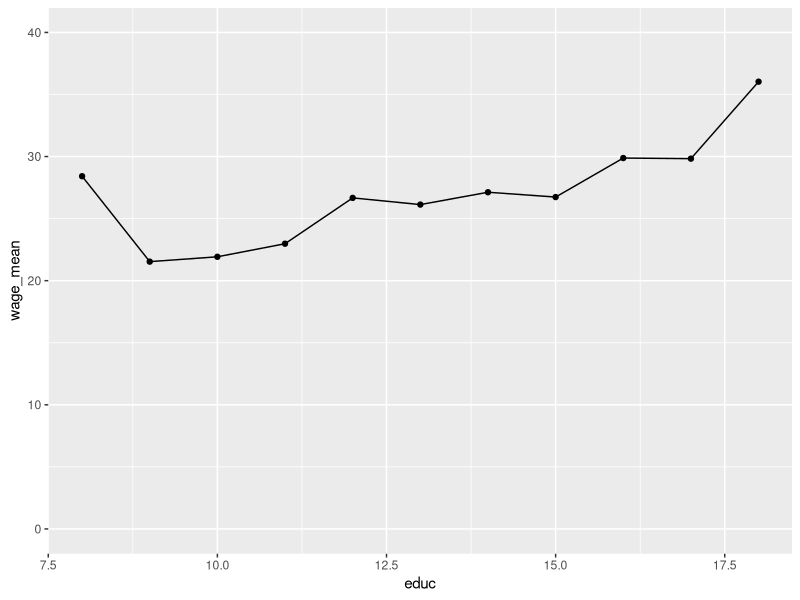
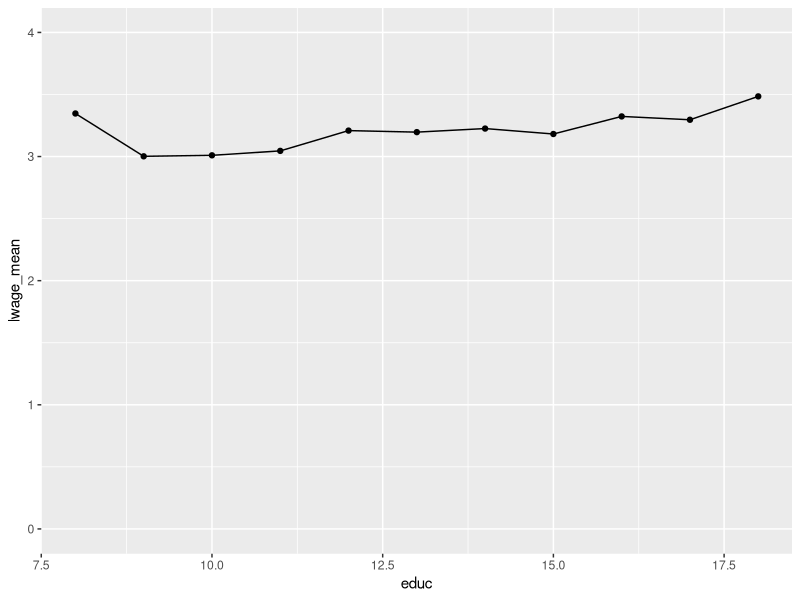

Here is the R script that generated these plots, in order:
## ---- chunk 1
knitr::opts_chunk$set(echo = TRUE)
## ---- chunk 2
rm(list = ls())
library(tidyverse)
wages <- read_csv("wage.csv")
murders <- read_csv("murder.csv")
## ---- chunk 3
lm(formula = wage~educ, data = wages) %>%
  summary()
## ---- chunk 4
lm(formula = educ~IQ, data = wages) %>%
  summary()
## ---- chunk 5
lm(formula = wage~ educ + IQ, data = wages) %>%
  summary()
## ---- chunk 6

wages$lwage <- log(wages$wage)

meanbyeduc <- wages %>%
  group_by(educ) %>%
  summarise(lwage_mean = mean(lwage), wage_mean = mean(wage))

meanbyeduc %>%
  ggplot(aes(x=educ, y=wage_mean))+
  geom_point() +
  geom_line() +
  ylim(0, 40)

meanbyeduc %>%
  ggplot(aes(x=educ, y=lwage_mean)) +
  geom_point() +
  geom_line() +
  ylim(0, 4)

summary(lm(lwage~educ, data = wages))

## ---- chunk 7

murders <- murders %>%
  mutate(murderrate = (murder / population) * 10000,
         execrate = (execution / population) * 10000)

# Mean Murder Rate
murders %>%
  summarise(mean_murder = mean(murderrate))

# Highest Murder Rates (checking for a tie)
murders %>%
  arrange(desc(murderrate)) %>%
  head(2)

# Lowest Murder Rates
murders %>%
  arrange(murderrate) %>%
  head(2)

# Number of states with no executions
murders %>%
  filter(execution == 0) %>%
  summarise(no_executions = n())

# Highest Execution Rate
murders %>%
  arrange(desc(execrate)) %>%
  head(1)
  


## ---- chunk 8
lm(formula = murderrate~ execrate, data = murders) %>%
  summary()
## ---- chunk 9

lm(formula = murderrate~ execrate, data = filter(murders, execution > 0)) %>%
  summary()

## ---- chunk 10

murders$had_executions <- ifelse(murders$execution > 0, 1, 0)

lm(formula = murderrate~ had_executions, data = murders) %>%
  summary()

